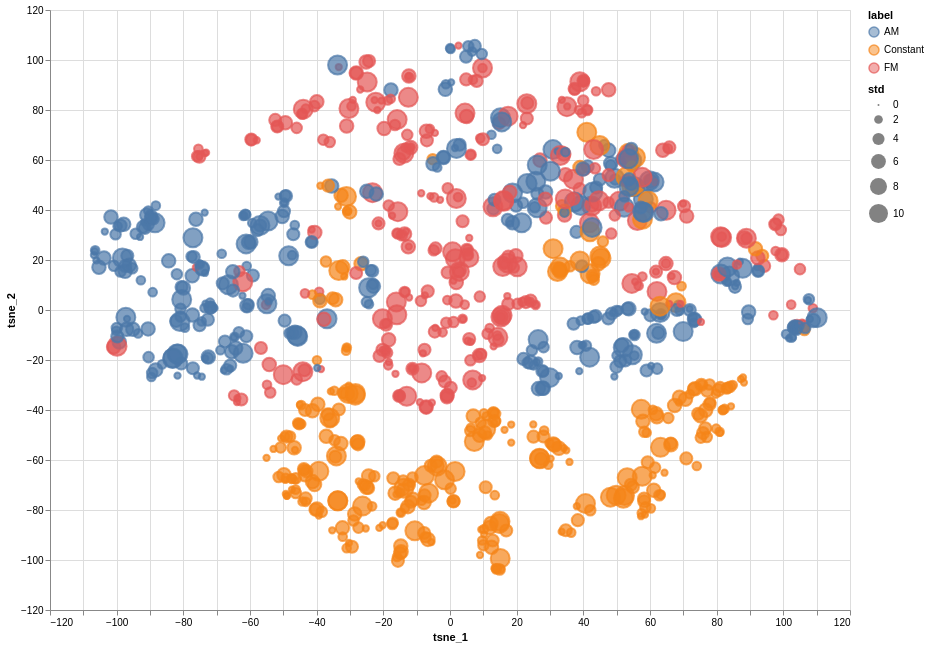

The cell this chart's notebook holds for it:
### Code cell
alt.Chart(df.sample(n=1_000)).mark_point().encode(
    x='tsne_1:Q',
    y='tsne_2:Q',
    color='label:N',
    fill='label:N',
    size='std:Q',
    tooltip=['file name:N']
).properties(
    width=800, height=600
).interactive()

### Figure 1 — Vega-Lite specification as saved in the notebook (floating-point values rounded to 4 significant figures; data arrays with more than 128 entries replaced by an {"elided": "..."} marker saying what was removed)
{"config": {"view": {"continuousWidth": 300, "continuousHeight": 300}}, "data": {"name": "data-487ea52cd9cab1ab58bcde17bb7ffdfc"}, "mark": {"type": "point"}, "encoding": {"color": {"field": "label", "type": "nominal"}, "fill": {"field": "label", "type": "nominal"}, "size": {"field": "std", "type": "quantitative"}, "tooltip": [{"field": "file name", "type": "nominal"}], "x": {"field": "tsne_1", "type": "quantitative"}, "y": {"field": "tsne_2", "type": "quantitative"}}, "height": 600, "params": [{"name": "param_1", "select": {"type": "interval", "encodings": ["x", "y"]}, "bind": "scales"}], "width": 800, "$schema": "https://vega.github.io/schema/vega-lite/v5.8.0.json", "datasets": {"data-487ea52cd9cab1ab58bcde17bb7ffdfc": {"elided": "1000 records"}}}
